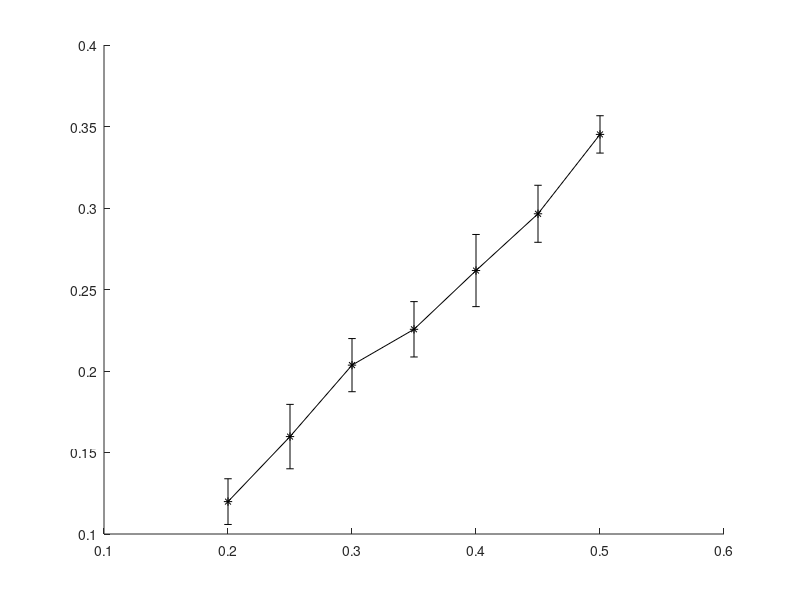

This chart was generated by the following MATLAB code: (Note: this script raises an error after producing the figure.)
load('Block_MVN.mat');
nmethod = 5;
MSE_beta = reshape(mean(error_est,2),[numel(k_n),nmethod]);
std_beta = reshape(std(error_est,0,2),[numel(k_n),nmethod]);
figure
hold on 
p1 = errorbar(k_n, MSE_beta(:,1), 3*std_beta(:,1)/sqrt(iters), 'k-*', 'LineWidth', 1.5, 'MarkerSize',9, 'MarkerFaceColor', 'k');
p2 = errorbar(k_n, MSE_beta(:,2), 3*std_beta(:,2)/sqrt(iters), 'g-^', 'LineWidth', 1.5, 'MarkerSize',9, 'MarkerFaceColor', 'g');
p3 = errorbar(k_n, MSE_beta(:,3), 3*std_beta(:,3)/sqrt(iters), 'b-s', 'LineWidth', 1.5, 'MarkerSize',9, 'MarkerFaceColor', 'b');
p4 = errorbar(k_n, MSE_beta(:,4), 3*std_beta(:,4)/sqrt(iters), 'r-o', 'LineWidth', 1.5, 'MarkerSize',9, 'MarkerFaceColor', 'r');
p5 = errorbar(k_n, MSE_beta(:,5), 3*std_beta(:,5)/sqrt(iters), 'm-+', 'LineWidth', 1.5, 'MarkerSize',9, 'MarkerFaceColor', 'b');
xlabel('k*B/n', 'FontSize', 14)
xlim([min(k_n) max(k_n)])
xticks(k_n)
lh = legend([p1 p2 p3 p4 p5], {'naive', 'oracle','EM','EMB','LL'}, 'location', [0.3416 0.6982 0.3804 0.1833]);
lh.NumColumns = 2;
lh.FontSize = 14;
lh.ItemTokenSize = [30 70];  
pos_leg = get(lh,'Position');
legend('boxoff')
ax=gca;
ax.FontSize = 14;
grid on
set(gcf, 'Color', 'w');
fig = gcf;
fig.Units               = 'centimeters';
fig.Position(3)         = 8;
fig.Position(4)         = 7;
hold off
